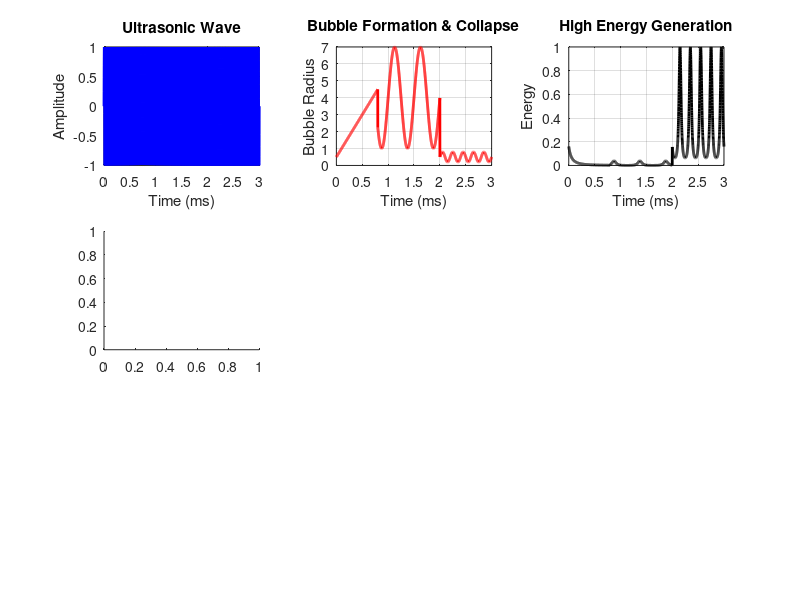

Write MATLAB code to recreate this figure. (Note: this script raises an error after producing the figure.)
% =========================================================
% CORRECTED THIN FILM FABRICATION MODEL
% =========================================================
% Improvements:
% 1. Realistic Thin Film Thickness
% 2. Improved Uniformity Model
% 3. Normalized Conductivity
% 4. Better Quality Index Calculation
% =========================================================

clc;
clear;
close all;

% =========================================================
% STEP 1 : ULTRASONIC CAVITATION
% =========================================================

frequency = 40000;
time_end = 0.003;
fs = 1000000;

t = linspace(0,time_end,fs*time_end);

wave = sin(2*pi*frequency*t);

% =========================================================
% BUBBLE DYNAMICS
% =========================================================

bubble_radius = zeros(size(t));

for i = 1:length(t)

    % Bubble Formation
    if t(i) < 0.0008

        bubble_radius(i) = 0.5 + 5000*t(i);

    % Bubble Growth
    elseif t(i) < 0.002

        bubble_radius(i) = ...
            4 + 3*sin(2*pi*2000*t(i));

    % Bubble Collapse
    else

        bubble_radius(i) = ...
            0.5 + 0.3*sin(2*pi*5000*t(i));

    end

end

% =========================================================
% HIGH ENERGY GENERATION
% =========================================================

energy = 1 ./ (bubble_radius.^2);

energy = energy / max(energy);

collapse_index = bubble_radius < 1;

% =========================================================
% STEP 2 : NANOPARTICLE PREPARATION
% =========================================================

particle_size = 150 - 120*energy;

particle_size = ...
    particle_size + randn(size(particle_size))*3;

particle_size(particle_size < 5) = 5;

% =========================================================
% CENTRIFUGATION
% =========================================================

centrifuge_threshold = 80;

centrifuged_particles = ...
    particle_size(particle_size <= centrifuge_threshold);

% =========================================================
% WASHING
% =========================================================

washed_particles = centrifuged_particles * 0.95;

% =========================================================
% DRYING
% =========================================================

dried_particles = washed_particles * 0.90;

% =========================================================
% STABILIZATION
% =========================================================

stabilized_particles = ...
    dried_particles + randn(size(dried_particles));

% =========================================================
% FINAL NANOPARTICLE RESULTS
% =========================================================

avg_particle_size = mean(stabilized_particles);

particle_count = length(stabilized_particles);

% =========================================================
% STEP 3 : THIN FILM FABRICATION
% =========================================================

% ---------------------------------------------------------
% SUBSTRATE
% ---------------------------------------------------------

substrate = 'ITO Glass';

% ---------------------------------------------------------
% SPIN COATING PARAMETERS
% ---------------------------------------------------------

spin_speed = 3000;          % rpm
num_layers = 5;
annealing_temp = 450;       % Celsius

% =========================================================
% REALISTIC FILM THICKNESS MODEL
% =========================================================
% Higher RPM -> thinner film
% Typical thin film range: 100 - 800 nm

film_thickness = ...
    (6000/spin_speed) * num_layers * 40;

% =========================================================
% IMPROVED UNIFORMITY MODEL
% =========================================================
% Higher RPM improves uniformity

uniformity = 60 + (spin_speed/100);

if uniformity > 95
    uniformity = 95;
end

% =========================================================
% CONDUCTIVITY MODEL
% =========================================================

conductivity = ...
    annealing_temp * 0.03 + num_layers * 3;

% =========================================================
% NORMALIZED CONDUCTIVITY
% =========================================================

normalized_conductivity = conductivity * 3;

if normalized_conductivity > 100
    normalized_conductivity = 100;
end

% =========================================================
% LIGHT ABSORPTION
% =========================================================

light_absorption = ...
    50 + num_layers*7 + annealing_temp*0.02;

if light_absorption > 100
    light_absorption = 100;
end

% =========================================================
% THIN FILM QUALITY INDEX
% =========================================================

film_quality = ...
    (uniformity + ...
     normalized_conductivity + ...
     light_absorption)/3;

% =========================================================
% COMMAND WINDOW OUTPUT
% =========================================================

disp('===================================================');
disp(' ULTRASONIC CAVITATION ANALYSIS ');
disp('===================================================');

fprintf('\n');

fprintf('Ultrasonic Frequency          : %.0f Hz\n', ...
        frequency);

fprintf('Maximum Bubble Radius         : %.2f micrometer\n', ...
        max(bubble_radius));

fprintf('Maximum Energy Generated      : %.2f\n', ...
        max(energy));

fprintf('Bubble Collapse Events        : %d\n', ...
        sum(collapse_index));

fprintf('\n');

disp('===================================================');
disp(' NANOPARTICLE PREPARATION ');
disp('===================================================');

fprintf('\n');

fprintf('Total Nanoparticles           : %d\n', ...
        particle_count);

fprintf('Average Particle Size         : %.2f nm\n', ...
        avg_particle_size);

fprintf('Minimum Particle Size         : %.2f nm\n', ...
        min(stabilized_particles));

fprintf('Maximum Particle Size         : %.2f nm\n', ...
        max(stabilized_particles));

fprintf('\n');

disp('Preparation Methods Used:');

disp('1. Centrifugation');
disp('2. Washing');
disp('3. Drying');
disp('4. Stabilization');

fprintf('\n');

disp('===================================================');
disp(' THIN FILM FABRICATION ');
disp('===================================================');

fprintf('\n');

fprintf('Substrate Type                : %s\n', ...
        substrate);

fprintf('Spin Coating Speed            : %.0f rpm\n', ...
        spin_speed);

fprintf('Number of Layers              : %d\n', ...
        num_layers);

fprintf('Annealing Temperature         : %.0f Celsius\n', ...
        annealing_temp);

fprintf('Estimated Film Thickness      : %.2f nm\n', ...
        film_thickness);

fprintf('Thin Film Uniformity          : %.2f %%\n', ...
        uniformity);

fprintf('Thin Film Conductivity        : %.2f S/m\n', ...
        conductivity);

fprintf('Normalized Conductivity       : %.2f %%\n', ...
        normalized_conductivity);

fprintf('Light Absorption Efficiency   : %.2f %%\n', ...
        light_absorption);

fprintf('Thin Film Quality Index       : %.2f %%\n', ...
        film_quality);

fprintf('\n');

if film_quality > 80

    disp('RESULT: High Quality Thin Film Fabricated');

elseif film_quality > 60

    disp('RESULT: Moderate Quality Thin Film Fabricated');

else

    disp('RESULT: Low Quality Thin Film Fabricated');

end

fprintf('\n');

disp('===================================================');
disp(' COMPLETE FABRICATION PROCESS COMPLETED ');
disp('===================================================');

% =========================================================
% PLOT 1 : ULTRASONIC WAVE
% =========================================================

figure;

subplot(3,3,1);

plot(t*1000,wave,...
    'b','LineWidth',2);

xlabel('Time (ms)');
ylabel('Amplitude');

title('Ultrasonic Wave');

grid on;

% =========================================================
% PLOT 2 : BUBBLE DYNAMICS
% =========================================================

subplot(3,3,2);

plot(t*1000,bubble_radius,...
    'r','LineWidth',2);

xlabel('Time (ms)');
ylabel('Bubble Radius');

title('Bubble Formation & Collapse');

grid on;

% =========================================================
% PLOT 3 : HIGH ENERGY GENERATION
% =========================================================

subplot(3,3,3);

plot(t*1000,energy,...
    'k','LineWidth',2);

xlabel('Time (ms)');
ylabel('Energy');

title('High Energy Generation');

grid on;

% =========================================================
% PLOT 4 : NANOPARTICLE DISTRIBUTION
% =========================================================

subplot(3,3,4);

histogram(stabilized_particles,20);

xlabel('Particle Size (nm)');
ylabel('Frequency');

title('Nanoparticle Distribution');

grid on;

% =========================================================
% PLOT 5 : ENERGY VS PARTICLE SIZE
% =========================================================

subplot(3,3,5);

scatter(...
    energy(1:length(stabilized_particles)),...
    stabilized_particles,...
    10,...
    'filled');

xlabel('Energy');

ylabel('Particle Size (nm)');

title('Energy vs Particle Size');

grid on;

% =========================================================
% PLOT 6 : FILM THICKNESS
% =========================================================

subplot(3,3,6);

bar(film_thickness);

ylabel('Thickness (nm)');

title('Thin Film Thickness');

grid on;

% =========================================================
% PLOT 7 : THIN FILM PERFORMANCE
% =========================================================

subplot(3,3,7);

parameters = [...
    uniformity,...
    normalized_conductivity,...
    light_absorption,...
    film_quality];

bar(parameters);

set(gca,...
    'XTickLabel',...
    {'Uniformity',...
     'Conductivity',...
     'Absorption',...
     'Quality'});

ylabel('Performance (%)');

title('Thin Film Performance');

grid on;

% =========================================================
% PLOT 8 : SPIN SPEED VS THICKNESS
% =========================================================

subplot(3,3,8);

rpm = [1000 2000 3000 4000 5000];

thickness = ...
    (6000./rpm) * num_layers * 40;

plot(rpm,thickness,...
    '-o','LineWidth',2);

xlabel('Spin Speed (rpm)');
ylabel('Thickness (nm)');

title('Spin Speed vs Thickness');

grid on;

% =========================================================
% PLOT 9 : LAYERS VS ABSORPTION
% =========================================================

subplot(3,3,9);

layers = 1:10;

absorption = 50 + layers*7;

plot(layers,absorption,...
    '-s','LineWidth',2);

xlabel('Number of Layers');
ylabel('Absorption (%)');

title('Layers vs Absorption');

grid on;

% =========================================================
% 3D THIN FILM SURFACE
% =========================================================

figure;

[X,Y] = meshgrid(1:50,1:50);

Z = rand(50)*film_thickness/20;

surf(X,Y,Z);

xlabel('X-axis');
ylabel('Y-axis');
zlabel('Height');

title('3D Thin Film Surface Morphology');

shading interp;

colormap jet;

colorbar;

% =========================================================
% THIN FILM GROWTH ANIMATION
% =========================================================

figure;

for k = 1:10

    clf;

    dynamic_thickness = film_thickness * (k/10);

    [X,Y] = meshgrid(1:30,1:30);

    Z = rand(30)*dynamic_thickness/20;

    surf(X,Y,Z);

    shading interp;

    axis tight;

    xlabel('X-axis');
    ylabel('Y-axis');
    zlabel('Height');

    title(['Thin Film Growth  |  Thickness = ',...
           num2str(dynamic_thickness,'%.2f'),...
           ' nm']);

    drawnow;

end
